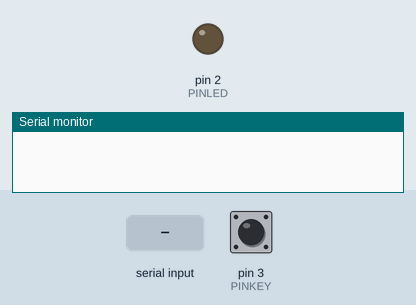
The sketch below on a simulated Arduino Uno, built with avr-gcc and run on an emulated ATmega328P. Shown: output pins drawn as LEDs (lit = HIGH), the last lines printed to the serial monitor. The inputs (shaded band) are chosen by the test bench; at power-on: pin 3 (PINKEY) HIGH.

Above: at 1.2 s.
1.3 s: "ledon" received over Serial
At 2.2 s:
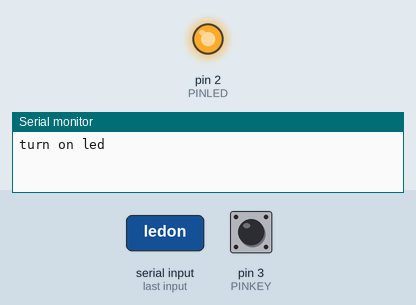
4.5 s: "ledoff" received over Serial
At 5.8 s:
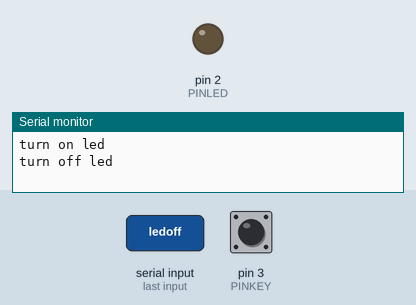
Timing chart, 0 to 7.5 s (numbered marks = the images above; inputs shaded):
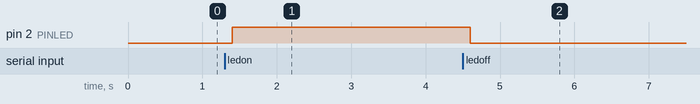

Measured:
- after the input at 1.3 s, pin 2 (PINLED): LOW → HIGH after 0.10 s
- after the input at 4.5 s, pin 2 (PINLED): HIGH → LOW after 0.10 s

The sketch:

updata.ino
```cpp
#define PINLED 2
#define PINKEY 3

#define MAX_PACKETSIZE 512

//uartdata
char buffUart[MAX_PACKETSIZE];
unsigned int buffUartIndex = 0;
unsigned long preUartTick = 0;


void parseUartPackage(char *p, size_t len) {
	if(strcmp(p,"ledon") == 0){
	    digitalWrite(PINLED, 1);
	    Serial.println("turn on led");
	}
	else if(strcmp(p,"ledoff") == 0){
	    digitalWrite(PINLED, 0);
	    Serial.println("turn off led");
	}
}

/*
  检查串口是否有数据
*/
void doUartTick()
{
	if (Serial.available() > 0)
	{
		uint8_t t = Serial.read();
		buffUart[buffUartIndex++] = t ;
		preUartTick = millis();
		if (buffUartIndex >= MAX_PACKETSIZE - 1) {
			buffUartIndex = MAX_PACKETSIZE - 2;
			preUartTick = preUartTick - 200;
		}
	}
	if (buffUartIndex > 0 && (millis() - preUartTick >= 100))
	{	//data ready
		buffUart[buffUartIndex] = 0x00;
		Serial.flush();
		parseUartPackage(buffUart, buffUartIndex);
		buffUartIndex = 0;
	}
}

/*
  * 发送数据到串口
 */
void sendUART(char *p, size_t len)
{
	Serial.write(p, len);
	delay(50);
}

/*
  * 发送数据到串口
 */
void sendUART(char *p)
{
	Serial.write(p, strlen(p));
	delay(50);
}

/*
 * 检查用户按键，判断是短按或者长按
*/
void doKeyTick()
{
	static char keyCnt = 0;
	static  unsigned long preTick = millis();

	if (millis() - preTick < 10 ) return;

	preTick = millis();

	if (keyCnt >= 200)
	{	//长按
		keyCnt = 0;
		Serial.println("\r\nLong Press key");
	}
	else if (keyCnt >= 5 && digitalRead(PINKEY) == 1)
	{	//短按
		keyCnt = 0;
		Serial.println("\r\nShort Press key");
	}

	if (digitalRead(PINKEY) == 0) keyCnt++;
	else keyCnt = 0;
}

void setup()
{
	Serial.begin(115200);
	pinMode(PINKEY,INPUT_PULLUP);
	pinMode(PINLED,OUTPUT);
}

void loop()
{
	doKeyTick();
	doUartTick();
}
```
